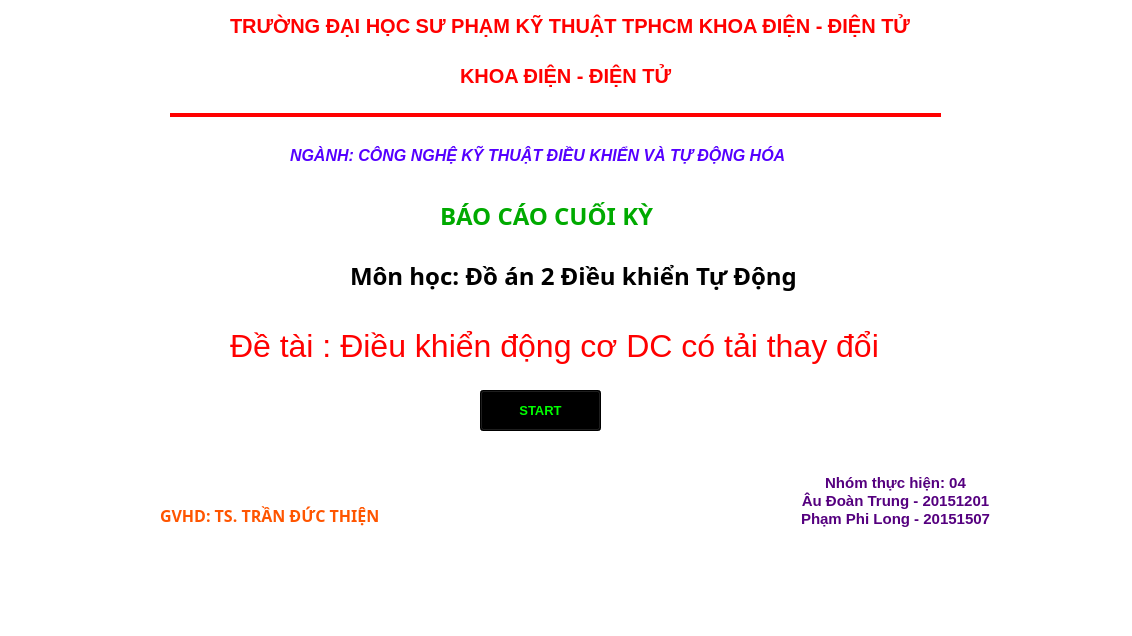
<?xml version="1.0" encoding="UTF-8"?>
<ui version="4.0">
 <class>MainWindow</class>
 <widget class="QMainWindow" name="MainWindow">
  <property name="geometry">
   <rect>
    <x>0</x>
    <y>0</y>
    <width>1132</width>
    <height>636</height>
   </rect>
  </property>
  <property name="contextMenuPolicy">
   <enum>Qt::PreventContextMenu</enum>
  </property>
  <property name="windowTitle">
   <string>MainWindow</string>
  </property>
  <property name="styleSheet">
   <string notr="true">background-color: rgb(255, 255, 255);</string>
  </property>
  <property name="toolButtonStyle">
   <enum>Qt::ToolButtonIconOnly</enum>
  </property>
  <widget class="QWidget" name="centralwidget">
   <widget class="QLabel" name="label_pic">
    <property name="geometry">
     <rect>
      <x>950</x>
      <y>0</y>
      <width>141</width>
      <height>151</height>
     </rect>
    </property>
    <property name="text">
     <string/>
    </property>
   </widget>
   <widget class="QLabel" name="label">
    <property name="geometry">
     <rect>
      <x>230</x>
      <y>0</y>
      <width>681</width>
      <height>51</height>
     </rect>
    </property>
    <property name="font">
     <font>
      <family>Arial</family>
      <pointsize>15</pointsize>
      <weight>75</weight>
      <italic>false</italic>
      <bold>true</bold>
     </font>
    </property>
    <property name="styleSheet">
     <string notr="true">color: rgb(255, 0, 0);</string>
    </property>
    <property name="text">
     <string>TRƯỜNG ĐẠI HỌC SƯ PHẠM KỸ THUẬT TPHCM KHOA ĐIỆN - ĐIỆN TỬ</string>
    </property>
   </widget>
   <widget class="QLabel" name="label_2">
    <property name="geometry">
     <rect>
      <x>460</x>
      <y>50</y>
      <width>321</width>
      <height>51</height>
     </rect>
    </property>
    <property name="font">
     <font>
      <family>Arial</family>
      <pointsize>15</pointsize>
      <weight>75</weight>
      <italic>false</italic>
      <bold>true</bold>
     </font>
    </property>
    <property name="styleSheet">
     <string notr="true">color: rgb(255, 0, 0);</string>
    </property>
    <property name="text">
     <string>KHOA ĐIỆN - ĐIỆN TỬ</string>
    </property>
   </widget>
   <widget class="QLabel" name="label_3">
    <property name="geometry">
     <rect>
      <x>290</x>
      <y>130</y>
      <width>621</width>
      <height>51</height>
     </rect>
    </property>
    <property name="font">
     <font>
      <family>Arial</family>
      <pointsize>12</pointsize>
      <weight>75</weight>
      <italic>true</italic>
      <bold>true</bold>
     </font>
    </property>
    <property name="styleSheet">
     <string notr="true">color: rgb(85, 0, 255);</string>
    </property>
    <property name="text">
     <string>NGÀNH: CÔNG NGHỆ KỸ THUẬT ĐIỀU KHIỂN VÀ TỰ ĐỘNG HÓA</string>
    </property>
   </widget>
   <widget class="Line" name="line">
    <property name="geometry">
     <rect>
      <x>170</x>
      <y>100</y>
      <width>771</width>
      <height>31</height>
     </rect>
    </property>
    <property name="styleSheet">
     <string notr="true">color: rgb(255, 0, 0);
color: rgb(255, 0, 0);</string>
    </property>
    <property name="frameShadow">
     <enum>QFrame::Plain</enum>
    </property>
    <property name="lineWidth">
     <number>4</number>
    </property>
    <property name="midLineWidth">
     <number>1</number>
    </property>
    <property name="orientation">
     <enum>Qt::Horizontal</enum>
    </property>
   </widget>
   <widget class="QLabel" name="label_pic_ute">
    <property name="geometry">
     <rect>
      <x>10</x>
      <y>0</y>
      <width>141</width>
      <height>151</height>
     </rect>
    </property>
    <property name="text">
     <string/>
    </property>
   </widget>
   <widget class="QLabel" name="label_4">
    <property name="geometry">
     <rect>
      <x>440</x>
      <y>190</y>
      <width>261</width>
      <height>51</height>
     </rect>
    </property>
    <property name="font">
     <font>
      <family>Bahnschrift SemiBold</family>
      <pointsize>18</pointsize>
      <weight>75</weight>
      <italic>false</italic>
      <bold>true</bold>
     </font>
    </property>
    <property name="styleSheet">
     <string notr="true">color: rgb(0, 170, 0);</string>
    </property>
    <property name="frameShape">
     <enum>QFrame::NoFrame</enum>
    </property>
    <property name="frameShadow">
     <enum>QFrame::Plain</enum>
    </property>
    <property name="lineWidth">
     <number>0</number>
    </property>
    <property name="midLineWidth">
     <number>0</number>
    </property>
    <property name="text">
     <string>BÁO CÁO CUỐI KỲ</string>
    </property>
   </widget>
   <widget class="QLabel" name="label_5">
    <property name="geometry">
     <rect>
      <x>350</x>
      <y>250</y>
      <width>501</width>
      <height>51</height>
     </rect>
    </property>
    <property name="font">
     <font>
      <family>Bahnschrift SemiBold</family>
      <pointsize>18</pointsize>
      <weight>75</weight>
      <italic>false</italic>
      <bold>true</bold>
     </font>
    </property>
    <property name="styleSheet">
     <string notr="true">color: rgb(0, 0, 0);</string>
    </property>
    <property name="frameShape">
     <enum>QFrame::NoFrame</enum>
    </property>
    <property name="frameShadow">
     <enum>QFrame::Plain</enum>
    </property>
    <property name="lineWidth">
     <number>0</number>
    </property>
    <property name="midLineWidth">
     <number>0</number>
    </property>
    <property name="text">
     <string>Môn học: Đồ án 2 Điều khiển Tự Động</string>
    </property>
   </widget>
   <widget class="QPushButton" name="pushButton">
    <property name="geometry">
     <rect>
      <x>480</x>
      <y>390</y>
      <width>121</width>
      <height>41</height>
     </rect>
    </property>
    <property name="font">
     <font>
      <family>Arial</family>
      <pointsize>10</pointsize>
      <weight>75</weight>
      <bold>true</bold>
     </font>
    </property>
    <property name="styleSheet">
     <string notr="true">color: rgb(0, 255, 0);
background-color: rgb(0, 0, 0);
boder-radius:50px;</string>
    </property>
    <property name="text">
     <string>START</string>
    </property>
   </widget>
   <widget class="QLabel" name="label_6">
    <property name="geometry">
     <rect>
      <x>230</x>
      <y>320</y>
      <width>831</width>
      <height>51</height>
     </rect>
    </property>
    <property name="font">
     <font>
      <family>Arial</family>
      <pointsize>24</pointsize>
      <weight>50</weight>
      <italic>false</italic>
      <bold>false</bold>
     </font>
    </property>
    <property name="styleSheet">
     <string notr="true">color: rgb(255, 0, 0);</string>
    </property>
    <property name="frameShape">
     <enum>QFrame::NoFrame</enum>
    </property>
    <property name="frameShadow">
     <enum>QFrame::Plain</enum>
    </property>
    <property name="lineWidth">
     <number>0</number>
    </property>
    <property name="midLineWidth">
     <number>0</number>
    </property>
    <property name="text">
     <string>Đề tài : Điều khiển động cơ DC có tải thay đổi</string>
    </property>
   </widget>
   <widget class="QLabel" name="label_pic2">
    <property name="geometry">
     <rect>
      <x>90</x>
      <y>490</y>
      <width>51</width>
      <height>51</height>
     </rect>
    </property>
    <property name="text">
     <string/>
    </property>
   </widget>
   <widget class="QLabel" name="label_pic3">
    <property name="geometry">
     <rect>
      <x>670</x>
      <y>470</y>
      <width>71</width>
      <height>71</height>
     </rect>
    </property>
    <property name="text">
     <string/>
    </property>
   </widget>
   <widget class="QLabel" name="label_7">
    <property name="geometry">
     <rect>
      <x>160</x>
      <y>490</y>
      <width>261</width>
      <height>51</height>
     </rect>
    </property>
    <property name="font">
     <font>
      <family>Bahnschrift SemiBold</family>
      <pointsize>12</pointsize>
      <weight>75</weight>
      <italic>false</italic>
      <bold>true</bold>
     </font>
    </property>
    <property name="styleSheet">
     <string notr="true">color: rgb(255, 85, 0);</string>
    </property>
    <property name="frameShape">
     <enum>QFrame::NoFrame</enum>
    </property>
    <property name="frameShadow">
     <enum>QFrame::Plain</enum>
    </property>
    <property name="lineWidth">
     <number>0</number>
    </property>
    <property name="midLineWidth">
     <number>0</number>
    </property>
    <property name="text">
     <string>GVHD: TS. TRẦN ĐỨC THIỆN</string>
    </property>
   </widget>
   <widget class="QTextBrowser" name="textBrowser">
    <property name="geometry">
     <rect>
      <x>720</x>
      <y>470</y>
      <width>351</width>
      <height>81</height>
     </rect>
    </property>
    <property name="frameShape">
     <enum>QFrame::NoFrame</enum>
    </property>
    <property name="frameShadow">
     <enum>QFrame::Raised</enum>
    </property>
    <property name="lineWidth">
     <number>1</number>
    </property>
    <property name="midLineWidth">
     <number>0</number>
    </property>
    <property name="verticalScrollBarPolicy">
     <enum>Qt::ScrollBarAlwaysOff</enum>
    </property>
    <property name="html">
     <string>&lt;!DOCTYPE HTML PUBLIC &quot;-//W3C//DTD HTML 4.0//EN&quot; &quot;http://www.w3.org/TR/REC-html40/strict.dtd&quot;&gt;
&lt;html&gt;&lt;head&gt;&lt;meta name=&quot;qrichtext&quot; content=&quot;1&quot; /&gt;&lt;style type=&quot;text/css&quot;&gt;
p, li { white-space: pre-wrap; }
&lt;/style&gt;&lt;/head&gt;&lt;body style=&quot; font-family:'MS Shell Dlg 2'; font-size:8.25pt; font-weight:400; font-style:normal;&quot;&gt;
&lt;p align=&quot;center&quot; style=&quot; margin-top:0px; margin-bottom:0px; margin-left:0px; margin-right:0px; -qt-block-indent:0; text-indent:0px;&quot;&gt;&lt;span style=&quot; font-size:11pt; font-weight:600; color:#55007f;&quot;&gt;Nhóm thực hiện: 04&lt;/span&gt;&lt;/p&gt;
&lt;p align=&quot;center&quot; style=&quot; margin-top:0px; margin-bottom:0px; margin-left:0px; margin-right:0px; -qt-block-indent:0; text-indent:0px;&quot;&gt;&lt;span style=&quot; font-size:11pt; font-weight:600; color:#55007f;&quot;&gt;Âu Đoàn Trung - 20151201&lt;/span&gt;&lt;/p&gt;
&lt;p align=&quot;center&quot; style=&quot; margin-top:0px; margin-bottom:0px; margin-left:0px; margin-right:0px; -qt-block-indent:0; text-indent:0px;&quot;&gt;&lt;span style=&quot; font-size:11pt; font-weight:600; color:#55007f;&quot;&gt;Phạm Phi Long - 20151507&lt;/span&gt;&lt;/p&gt;
&lt;p style=&quot;-qt-paragraph-type:empty; margin-top:0px; margin-bottom:0px; margin-left:0px; margin-right:0px; -qt-block-indent:0; text-indent:0px; font-size:11pt; font-weight:600; color:#55007f;&quot;&gt;&lt;br /&gt;&lt;/p&gt;&lt;/body&gt;&lt;/html&gt;</string>
    </property>
   </widget>
  </widget>
  <widget class="QMenuBar" name="menubar">
   <property name="geometry">
    <rect>
     <x>0</x>
     <y>0</y>
     <width>1132</width>
     <height>20</height>
    </rect>
   </property>
  </widget>
  <widget class="QStatusBar" name="statusbar"/>
 </widget>
 <resources/>
 <connections/>
</ui>
